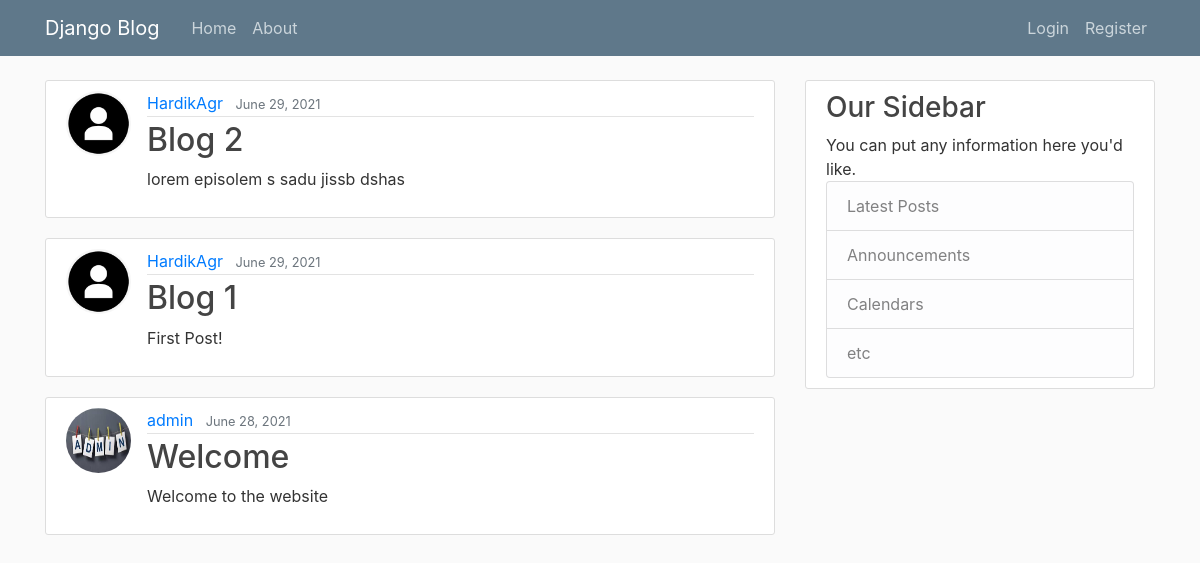
/, run on an earlier commit of the app's database.
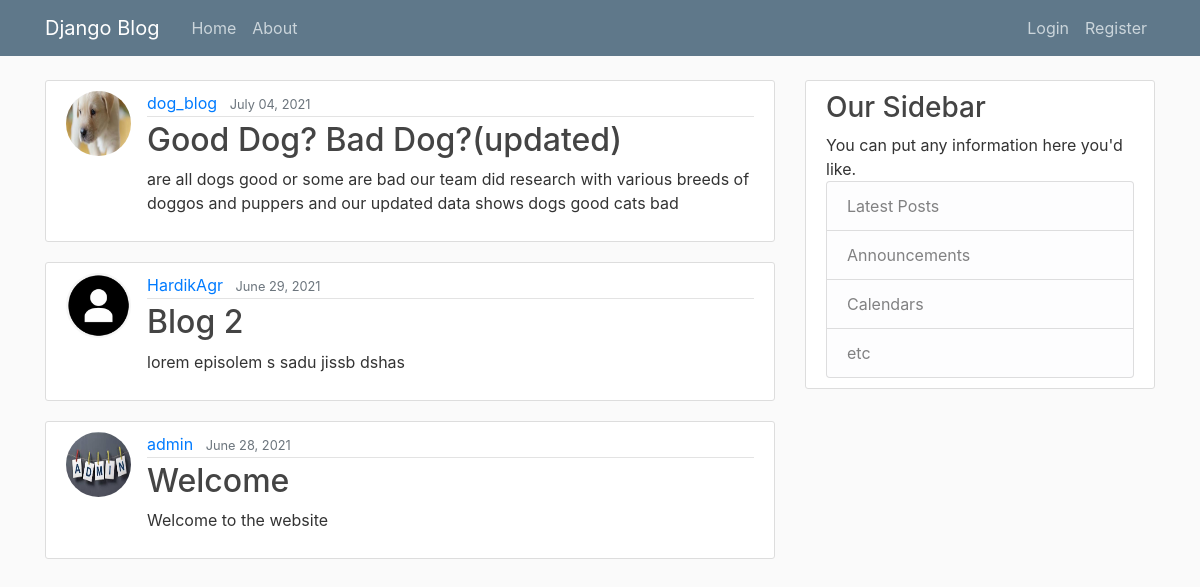
And on a later commit of the database.
### blog/models.py (models this page shows, shortened)
class Post(models.Model):
    title = models.CharField(max_length=100)
    content = models.TextField()
    date_posted = models.DateTimeField(default=timezone.now)
    author = models.ForeignKey(User, on_delete=models.CASCADE)

### users/models.py (models this page shows, shortened)
class Profile(models.Model):
    user = models.OneToOneField(User, on_delete=models.CASCADE)
    image = models.ImageField(default='default.jpg', upload_to='profile_pics')

### blog/views.py (the view)
# urls.py: path('', PostListView.as_view(), name='blog-home'),
class PostListView(ListView):
    model = Post
    template_name = 'blog/home.html'
    context_object_name = 'posts'
    ordering = ['-date_posted']
    paginate_by = 5

### blog/templates/blog/home.html
{% extends "blog/base.html" %}
{% block content %}
    {% for post in posts %}
        <article class="media content-section">
            <img class="rounded-circle article-img" src="{{ post.author.profile.image.url }}" alt="">
          <div class="media-body">
            <div class="article-metadata">
              <a class="mr-2" href="#">{{ post.author }}</a>
              <small class="text-muted">{{ post.date_posted|date:"F d, Y" }}</small>
            </div>
            <h2><a class="article-title" href="{% url 'post-detail' post.id %}">{{ post.title }}</a></h2>
            <p class="article-content">{{ post.content }}</p>
          </div>
        </article>
    {% endfor %}
{% endblock content %}

### blog/templates/blog/base.html (shortened to what this page needs)
{% load static %}
<!DOCTYPE html>
<html lang="en">
<head>
    <link rel="stylesheet" href="https://maxcdn.bootstrapcdn.com/bootstrap/4.0.0/css/bootstrap.min.css">
    <link rel="stylesheet" type="text/css" href="{% static 'blog/main.css' %}">
</head>
<body>
    <header class="site-header">
      <nav class="navbar navbar-expand-md navbar-dark bg-steel fixed-top">
        <div class="container">
          <a class="navbar-brand mr-4" href="/">Django Blog</a>
          <div class="collapse navbar-collapse" id="navbarToggle">
            <div class="navbar-nav mr-auto">
              <a class="nav-item nav-link" href="{% url 'blog-home' %}">Home</a>
              <a class="nav-item nav-link" href="{% url 'blog-about' %}">About</a>
            </div>
            <div class="navbar-nav">
              {% if user.is_authenticated %}
                    <a class="nav-item nav-link" href="{% url 'post-create'%}">New Post</a>
                    <a class="nav-item nav-link" href="{% url 'profile'%}">Profile</a>
                    <a class="nav-item nav-link" href="{% url 'logout'%}">Log Out</a>
              {% else %}
                    <a class="nav-item nav-link" href="{% url 'login' %}">Login</a>
                    <a class="nav-item nav-link" href="{% url 'register' %}">Register</a>
              {% endif %}
            </div>
          </div>
        </div>
      </nav>
    </header>
    <main role="main" class="container">
      <div class="row">
        <div class="col-md-8">
          {% block content %}{% endblock %}
        </div>
        <div class="col-md-4">
          <div class="content-section">
            <h3>Our Sidebar</h3>
                You can put any information here you'd like.
              <ul class="list-group">
                <li class="list-group-item list-group-item-light">Latest Posts</li>
                <li class="list-group-item list-group-item-light">Announcements</li>
                <li class="list-group-item list-group-item-light">Calendars</li>
                <li class="list-group-item list-group-item-light">etc</li>
              </ul>
          </div>
        </div>
      </div>
    </main>
</body>
</html>

### blog/static/blog/main.css (style rules this page uses)
body { background: #fafafa; color: #333333; margin-top: 5rem; }
h1, h2, h3, h4, h5, h6 { color: #444444; }
ul { margin: 0; }
.bg-steel { background-color: #5f788a; }
.site-header .navbar-nav .nav-link { color: #cbd5db; }
.content-section { background: #ffffff; padding: 10px 20px; border: 1px solid #dddddd; border-radius: 3px; margin-bottom: 20px; }
.article-title { color: #444444; }
.article-content { white-space: pre-line; }
.article-img { height: 65px; width: 65px; margin-right: 16px; }
.article-metadata { padding-bottom: 1px; margin-bottom: 4px; border-bottom: 1px solid #e3e3e3 }

What changed in the data, as far as the page shows it:
removed Post: author.profile.image (placeholder picture), author "HardikAgr", date_posted "June 29, 2021", title "Blog 1", content "First Post!"
added Post: author.profile.image (picture), author "dog_blog", date_posted "July 04, 2021", title "Good Dog? Bad Dog?(updated)", content "are all dogs good or some are bad our team did research with various breeds of doggos and puppers and our updated data shows dogs good cats bad"
